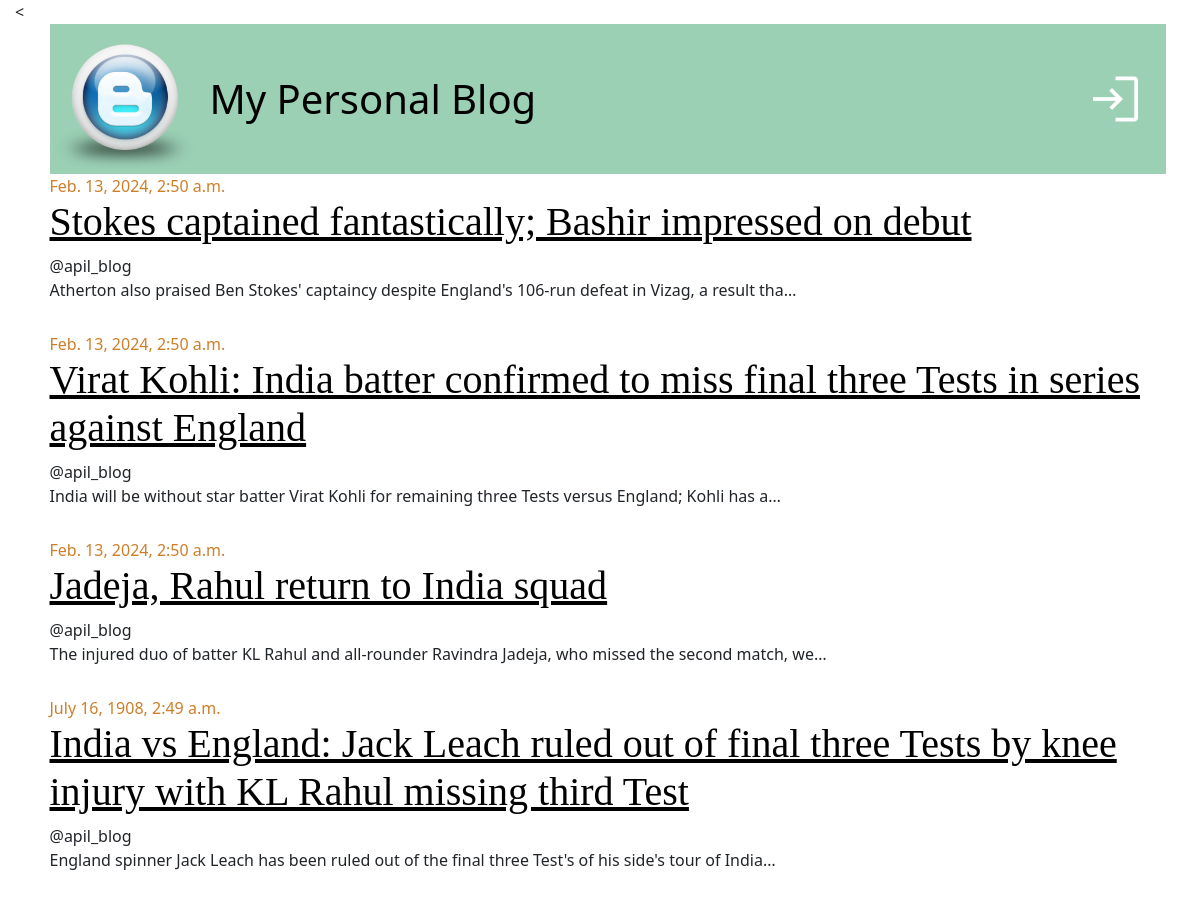
The page / on the database its author committed.
### blog_app/models.py (models this page shows, shortened)
class post(models.Model):
    title = models.CharField(max_length=280)
    content = models.TextField()
    author = models.ForeignKey("auth.User", on_delete=models.CASCADE)
    created_at = models.DateTimeField(auto_now_add=True)
    updated_at = models.DateTimeField(auto_now=True)
    published_at = models.DateTimeField(null=True, blank=True)

### blog_app/views.py (the view)
# urls.py: path('', views.PostListView.as_view(), name="post-list"),
class PostListView(ListView):
    model = post
    template_name = "post_list.html"
    context_object_name = "posts"
    def get_queryset(self):
        queryset = post.objects.filter(published_at__isnull=False).order_by("-published_at")
        return queryset

### templates/post_list.html
{% extends "base.html" %}
{% block content %}
<div class="row">
    <div class="column">
        {% for post in posts  %}
        <div class="post">
            <div class="date">{{post.published_at}}</div>
            <h1>
               <a href="{% url "post-details" post.pk %}"> {{post.title}}<a/>
            </h1>
            <div class="date-author">@{{post.author.username}}</div>
            <p>{{post.content | truncatechars:100}}</P>
        </div>
        {% endfor %}
    </div>
</div>
{% endblock content %}

### templates/base.html (shortened to what this page needs)
{% load static %}
<<!doctype html>
<html lang="en">
<head>
    <link href="{% static "css/bootstrap.css" %}" rel="stylesheet">
    <link href="{% static "css/blog.css" %}" rel="stylesheet">
</head>
<body>
<div class="container">
    <div class="page-head" style="background-color: #9BD0B5; display: flex; justify-content: space-between; align-items: center;">
        <a href="/" style="text-decoration: none; display: flex; align-items: center;">
            <div style="color: black;">
                <img src="{% static "img/favicon.ico" %}" alt="Personal blog" width="150px" style="margin-right: 10px;">
            </div>
            <span style="color: black; font-size: 40px;">My Personal Blog</span>
        </a>
{% if user.is_authenticated %}
<form method="post" action="{% url "logout" %}">
  {% csrf_token %}
  <button type="submit">
    <span class="material-symbols-outlined lg-icons">logout</span>
  </button>
</form>
  <a href="{% url "draft-list" %}"><span class="material-symbols-outlined lg-icons" style="margin-right: 150px;">drafts</span></a>
  <a href="{% url "post-create" %}"><span class="material-symbols-outlined lg-icons" style="margin-left: -300px;">add</span></a>
  {% else %}
  <a href="{% url "login" %}" class="top-menu"> <span class="material-symbols-outlined lg-icons">login</span></a>
{% endif %}
    </div>
    {% block content %}
    {% endblock %}
</div>
</body>
</html>

### static/css/blog.css (style rules this page uses)
body { padding-left: 15px; }
h1 a { color: #27a0dc; font-family: "Lobster"; }
h1, h2, h3, h4 { font-family: "Lobster", cursive; }
.date { color: #ce7e29; }
.top-menu, .top-menu:hover, .top-menu:visited { color: #ffffff; float: right; font-size: 26pt; margin-right: 20px; }
.post { margin-bottom: 30px; }
.post h1 a, .post h1 a:visited { color: #000000; }
.lg-icons { font-size: 60px !important; }

### rows shown on the page
post: published_at "Feb. 13, 2024, 2:50 a.m.", title "Stokes captained fantastically; Bashir impressed on debut", author.username "apil_blog", content "Atherton also praised Ben Stokes' captaincy despite England's 106-run defeat in Vizag, a result tha…"
post: published_at "Feb. 13, 2024, 2:50 a.m.", title "Virat Kohli: India batter confirmed to miss final three Tests in series against England", author.username "apil_blog", content "India will be without star batter Virat Kohli for remaining three Tests versus England; Kohli has a…"
post: published_at "Feb. 13, 2024, 2:50 a.m.", title "Jadeja, Rahul return to India squad", author.username "apil_blog", content "The injured duo of batter KL Rahul and all-rounder Ravindra Jadeja, who missed the second match, we…"
post: published_at "July 16, 1908, 2:49 a.m.", title "India vs England: Jack Leach ruled out of final three Tests by knee injury with KL Rahul missing third Test", author.username "apil_blog", content "England spinner Jack Leach has been ruled out of the final three Test's of his side's tour of India…"
